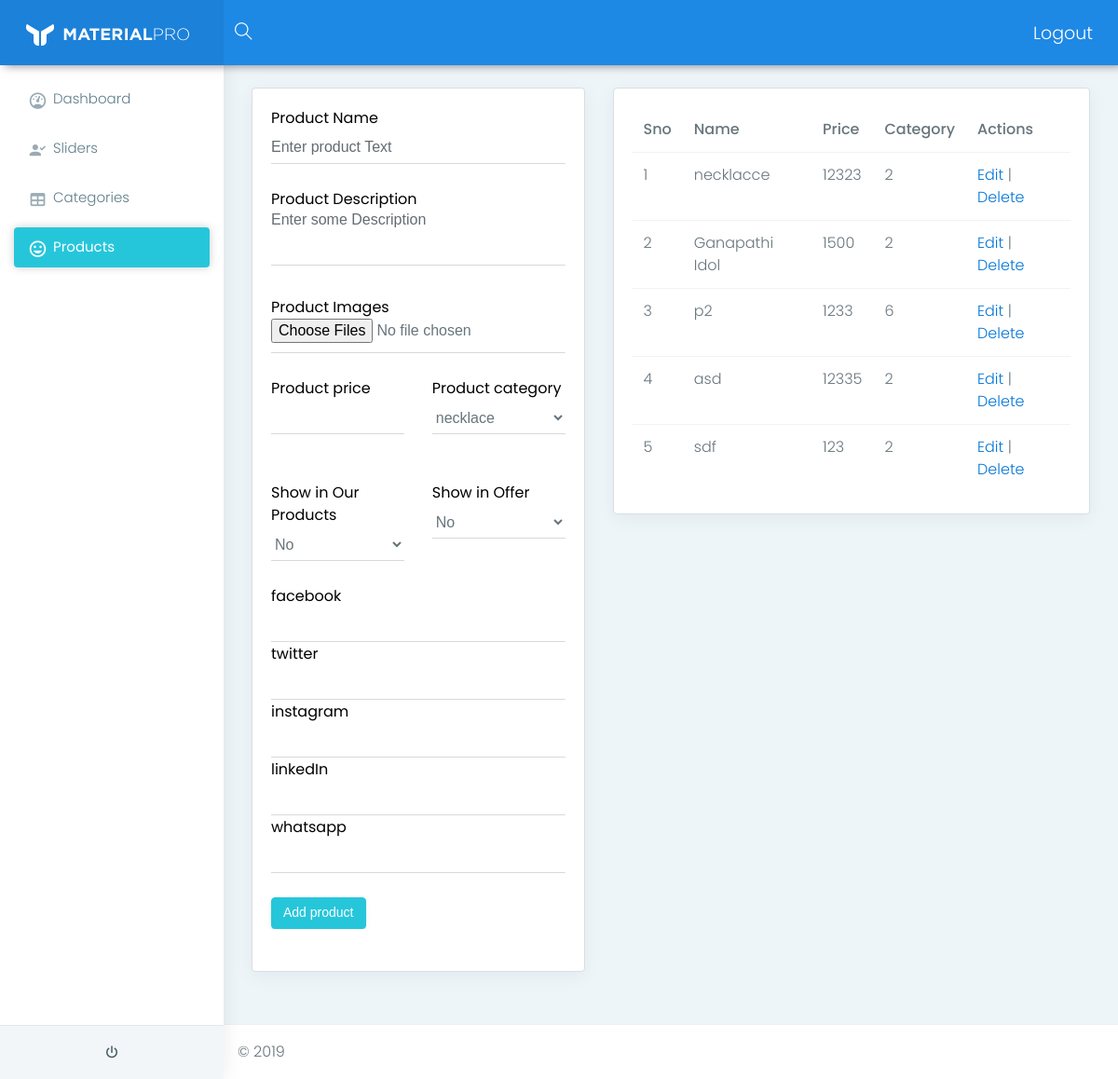
The app's page /admin/products.php (signed in) with its own data.
### tables this page shows
CREATE TABLE `products` (
  `product_id` int(11) NOT NULL,
  `name` varchar(255) NOT NULL,
  `description` longtext NOT NULL,
  `price` float NOT NULL,
  `offer_price` float NOT NULL,
  `category_id` int(11) NOT NULL,
  `social_links` longtext NOT NULL,
  `images` longtext NOT NULL,
  `featured` int(11) NOT NULL DEFAULT '0',
  `offer` int(11) NOT NULL DEFAULT '0',
  `status` int(11) NOT NULL DEFAULT '1',
  `date_time` datetime NOT NULL
);

### admin/products.php (the view, shortened to what this page needs)
<!DOCTYPE html>
<html lang="en">
<head>
<?php include_once('includes/head.php'); ?>
</head>
<body class="fix-header fix-sidebar card-no-border">
    <div id="main-wrapper">
        <?php include_once('includes/header.php'); ?>
        <div class="page-wrapper">
            <div class="container-fluid">
                <div class="row pt-4">
                    <div class="col-lg-5 col-xlg-5 col-md-5">
                        <div class="card">
                            <div class="card-block">
                                <form class="form-horizontal form-material" action="product_add.php" method="post" enctype="multipart/form-data">
                                    <div class="form-group row">
                                        <label for="product_text" class="col-md-12">Product Name</label>
                                        <div class="col-md-12">
                                            <input type="text"class="form-control form-control-line" name="product_text" id="product_text" placeholder="Enter product Text ">
                                        </div>
                                    </div>
                                    <div class="form-group row">
                                        <label for="description" class="col-md-12">Product Description</label>
                                        <div class="col-md-12">
                                            <textarea class="form-control form-control-line" name="description" id="description" cols="20" rows="3" placeholder="Enter some Description"></textarea>
                                        </div>
                                    </div>
                                    <div class="form-group row">
                                        <label class="col-md-12">Product Images</label>
                                        <div class="col-md-12">
                                            <input type="file" name="product_img[]" id="product_img[]" class="form-control form-control-line" multiple>
                                        </div>
                                    </div>
                                    <div class="form-group row">
                                        <div class="col-md-6">
                                            <label for="price" >Product price</label>
                                            <input type="text" class="form-control form-control-line"  name="price" id="price">
                                        </div>
                                        <div class="col-md-6">
                                            <label for="category" >Product category</label>
                                            <select name="category" id="category" class="form-control form-control-line" >
                                                <?php
                                                    $sql = "SELECT * FROM `categories` WHERE status = 1";
                                                    $category = mysqli_query($dbhandle,$sql);
                                                    if(mysqli_num_rows($category)>0){
                                                        while($row = mysqli_fetch_array($category)){
                                                ?>
                                                        <option value="<?=$row['category_id']?>"><?=$row['category_name']?></option>
                                                <?php
                                                        }
                                                    }
                                                ?>
                                            </select>
                                        </div>
                                    </div>
                                    <div class="form-group row">
                                        <div class="col-md-6">
                                            <label for="featured" >Show in Our Products</label>
                                            <select name="featured" id="featured" class="form-control form-control-line" >
                                                <option value="0">No</option>
                                            </select>
                                        </div>
                                        <div class="col-md-6">
                                            <label for="offer" >Show in Offer</label>
                                            <select name="offer" id="offer" class="form-control form-control-line" onchange="get_offer_price()">
                                                <option value="0">No</option>
                                            </select>
                                        </div>
                                    </div>
                                    <div class="form-group row">
                                        <div class="col-md-12">
                                            <label for="facebook" >facebook</label>
                                            <input type="text" class="form-control form-control-line"  name="facebook" id="facebook">
                                        </div>
                                        <div class="col-md-12">
                                            <label for="twitter" >twitter</label>
                                            <input type="text" class="form-control form-control-line"  name="twitter" id="twitter">
                                        </div>
                                        <div class="col-md-12">
                                            <label for="instagram" >instagram</label>
                                            <input type="text" class="form-control form-control-line"  name="instagram" id="instagram">
                                        </div>
                                        <div class="col-md-12">
                                            <label for="linkedIn" >linkedIn</label>
                                            <input type="text" class="form-control form-control-line"  name="linkedIn" id="linkedIn">
                                        </div>
                                        <div class="col-md-12">
                                            <label for="whatsapp" >whatsapp</label>
                                            <input type="text" class="form-control form-control-line"  name="whatsapp" id="whatsapp">
                                        </div>
                                    </div>
                                    <div class="form-group row">
                                        <div class="col-sm-12">
                                            <button class="btn btn-success">Add product</button>
                                        </div>
                                    </div>
                                </form>
                            </div>
                        </div>
                    </div>
                    <div class="col-lg-7 col-xlg-7 col-md-7">
                        <div class="card">
                            <div class="card-block">
                                <table class="table table-responsive" style="height:400px;overflow:auto">
                                    <thead>
                                        <th>Sno</th>
                                        <th>Name</th>
                                        <th>Price</th>
                                        <th>Category</th>
                                        <th>Actions</th>
                                    </thead>
                                    <tbody>
                                        <?php
                                            $dbhandle = db_connect();
                                            $sql = "SELECT * FROM `products` WHERE status = 1";
                                            $product = mysqli_query($dbhandle,$sql);
                                            $iterate = 1;
                                            if(mysqli_num_rows($product)>0){
                                                while($row = mysqli_fetch_array($product)){
                                                    echo '<tr>';
                                                    echo '<td>'.$iterate.'</td>';
                                                    echo '<td>'.$row['name'].'</td>';
                                                    echo '<td>'.$row['price'].'</td>';
                                                    echo '<td>'.$row['category_id'].'</td>';
                                                    echo '<td><a href="product_edit.php?id='.$row['product_id'].'">Edit</a> | <a href="product_delete.php?id='.$row['product_id'].'">Delete</a></td>';
                                                    echo '</tr>';
                                                    $iterate++;
                                                }
                                            }else{
                                                echo '<tr>';
                                                echo '<td colspan="4">No products Found!</td>';
                                                echo '</tr>';
                                            }
                                        ?>
                                    </tbody>
                                </table>
                            </div>
                        </div>
                    </div>
                </div>
            </div>
            <?php include_once('includes/footer.php'); ?>
        </div>
    </div>
</body>
</html>

### admin/css/custom.css (style rules this page uses)
label { color: #000 !important; }

### records on screen
products: name "necklacce", price "12323", category "2"
products: name "Ganapathi Idol", price "1500", category "2"
products: name "p2", price "1233", category "6"
products: name "asd", price "12335", category "2"
products: name "sdf", price "123", category "2"

### other values on screen
form field category "necklace"
